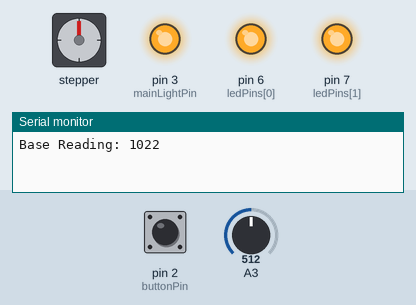
Recording of a sketch running on a simulated Arduino Uno, built with avr-gcc and run on an emulated ATmega328P. Parts: stepper motor, output pins drawn as LEDs (lit = HIGH), the last lines printed to the serial monitor. The inputs (shaded band) are chosen by the test bench; at power-on: pin 2 (buttonPin) LOW, A3 = 512. Stepper angles assume 1500 steps per turn; pins used as bus, display or sensor lines are not drawn.

Above: at 1.2 s.
1.3 s: pin 2 (buttonPin) pulled HIGH for 0.15 s
At 11.75 s:
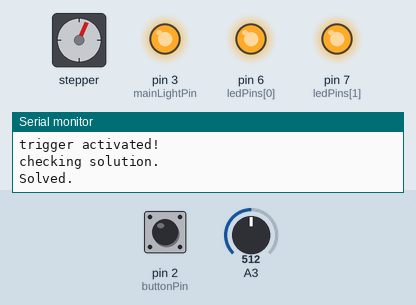
At 12.36 s:
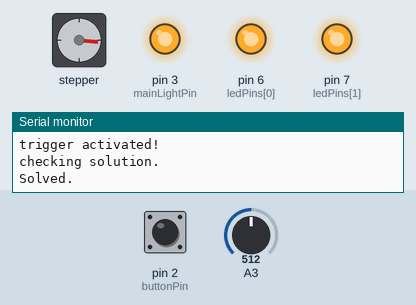
Timing chart, 0 to 13.1 s (numbered marks = the images above; inputs shaded):
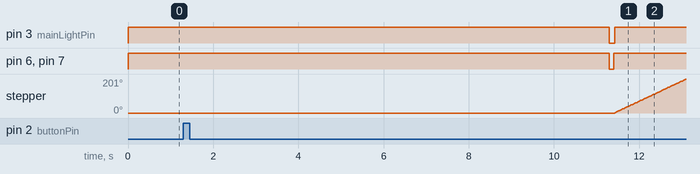

Measured:
- after the input at 1.3 s, pin 3 (mainLightPin): HIGH → LOW after 10.0 s, → HIGH 0.13 s later; pin 6 (ledPins[0]), pin 7 (ledPins[1]): HIGH → LOW after 10.0 s, → HIGH 0.10 s later; stepper: keeps turning clockwise at about 120°/s, starting after 10.1 s

The sketch:

MagneticSensor.ino
```cpp
/**
* Magnetic sensor controller
*
* This is the basis for an escape room prop controller that is activiated by a magnet.
* It assumes the use of a linear, analogue Hall sensor (A3144), which is able
* to detect both proximity and polarity of a magnet.
*
* The puzzle defines states which can be triggered.
*
* Input readings are smoothed using a rolling average functionwith a configurable number of samples,
* and an initial base reading is calibrated in the setup function to allow for background environmental noise.
*/
// inport libraries
#include <Stepper.h>

// Number of Hall Sensors
const byte numSensors = 2;
// Declair all pins
const int buttonPin = 2;     // the number of the pushbutton pin
// The pin to which the linear, analogue hall sensor is attached
const byte sensorPins[numSensors] = {A1, A2};
// There are as many LEDs as there are sensors
const byte ledPins[numSensors] = {6, 7};
// There is one main light
const byte mainLightPin = 3;

// The motor which holds the key
const int stepsPerRevolution = 1500;  // change this to fit the number of steps per revolution
Stepper keyStepper(stepsPerRevolution, 8, 10, 9, 11);

// When the sketch first starts up, an average will be taken from a number of sample readings, from
// the sensor, and this value will be updated to reflect the base
int baseReading = 1022;
byte buttonState = 0;
bool lightsTurned = false;

// By how much must the average value deviate from the base reading to trigger a state change.
int sensitivity = 100;

// Define states for the puzzle, based on whether sensor is triggered , or not
enum State {Default, Triggered};
State triggerState[numSensors] = {State::Default};

// How many samples to include in the average. Increasing this will lead to a smoother value,
// eliminating more noise or erroneous spikes in the output. However, it will also increase
// the time taken for the value to reflect any changes detected by the sensor - too high will
// make the response feel 'laggy'
const int numSamples = 5;
// An array of readings from the sensor. When the array is full, new readings will replace the
// oldest readings, acting like a circular buffer
int readings[numSamples] = {0,0,0,0,0};
// To calculate the average, we'll keep track of the total of all sample values currently in the array
int sampleTotal = 0;

// n is a counter to help us advance through the array and know which is the oldest reading (and hence next
// to be overwritten when  a new reading is received)
int n = 0;
// step count
int stepCount = 0;         // number of steps the motor has taken

// Adds a new sample to the rolling average
int AddSample(int newSample){
  // Take off the oldest reading, and add the new one to the total
  sampleTotal += (newSample - readings[n]);
  // Add the reading to the array, itself
  readings[n] = newSample;
  // Increment the counter
  n++;
  // If we hit the limit for the number of readings that can be stored,
  // Start again to overwrite the oldest values at the beginning of the array
  if (n >= numSamples) {
    n = 0;
  }
  // return the average of the newly-updated data

  return GetAverage();
}

// Returnes the current moving average from the array
int GetAverage(){
  return sampleTotal / numSamples;
}
bool solved = false;
void setup() {
  // Begin a serial connection to use for monitoring
  Serial.begin(9600);
  // initialize pins
  pinMode(buttonPin, INPUT);

  // Turn all the leds on
  for (int i=0; i<numSamples; i++){
    pinMode(ledPins[i], OUTPUT);
    pinMode(sensorPins[i], INPUT);
    digitalWrite(ledPins[i], HIGH);
    }
    pinMode(mainLightPin, OUTPUT);
    digitalWrite(mainLightPin, HIGH);

  // Fill the sample array with sample readings
  for (int i=0; i<numSamples; i++) {
    AddSample(analogRead(sensorPins));
  }

  Serial.print(F("Base Reading: "));
  Serial.println (baseReading);
    // set the speed at 20 rpm:
  keyStepper.setSpeed(20);
}

void loop() {
  if (lightsTurned == false){
    buttonState = digitalRead(buttonPin);
    if (buttonState == HIGH ){
      Serial.println("button pressed");
      delay(10000);
      for (int i=0; i<numSamples; i++){
        digitalWrite(ledPins[i], LOW);
      }
      digitalWrite(mainLightPin, LOW);
      lightsTurned = true;
      Serial.println("lights off!");
      delay(100);
    }
  }
  else if (solved == false){
    // pool for current reading averages for each sensor
    for (int i=0; i < numSensors;i++){
       // Add the current sensor reading onto the array of samples
      int val = analogRead(sensorPins[i]);

      // If the average reading changes by more than tolerence

      if (val < baseReading - sensitivity || val > baseReading + sensitivity){
         // ... and wasn't previously
         if (triggerState[i] != State::Triggered) {
         // Call the trigger function to act up on the state change
         onTrigger(i);
        }
        // Update the current state
        triggerState[i] = State::Triggered;
    }
    else {
      // Current average reading is within tolerance
      triggerState[i] = State::Default;
      Serial.println("not solved");
    }
    }
    // no need to check sensor every single frame, let's conserve power by adding a slight delay
    delay(10);
  }
  else{}
}

// This function is called when the average reading drops by more than specified sensitivity
// You can use it to light an LED, trigger a relay, unlock a maglock etc.
void onTrigger(int currentLight){
  Serial.println("trigger activated!");
  digitalWrite(ledPins[currentLight], HIGH);
  checkSolution();

  // check to see if all the lights have been turned back on.
  // if so puzzle solved, drop key.
}
void checkSolution (){
  // if all lights are on the puzzle is solved
  Serial.println("checking solution.");
  bool lightOff = false;
  for (int i=0; i < numSensors; i++){
    if (digitalRead(ledPins[i]) == LOW){
      lightOff = true;
      return;
    }
    else {
      lightOff = false;
    }
  }
  if (lightOff == false){
   onPuzzleSolved();
  }
}
void onPuzzleSolved(){
  // Turn on main light
  Serial.println("Solved.");
  digitalWrite(mainLightPin, HIGH);
  // drop key
  keyStepper.step(stepsPerRevolution);
  Serial.println("turning motor.");
  solved =  true;
   keyStepper.step(-stepsPerRevolution);


}
```
